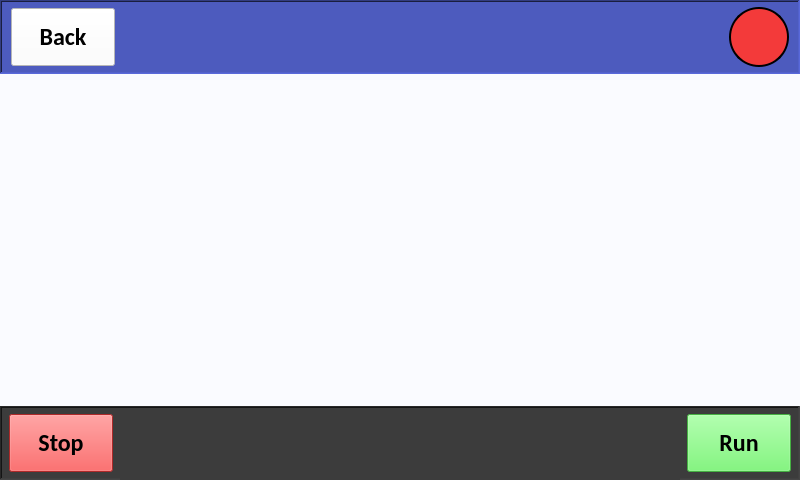
<?xml version="1.0" encoding="UTF-8"?>
<ui version="4.0">
 <class>experiment_run_view</class>
 <widget class="QMainWindow" name="experiment_run_view">
  <property name="geometry">
   <rect>
    <x>0</x>
    <y>0</y>
    <width>800</width>
    <height>480</height>
   </rect>
  </property>
  <property name="minimumSize">
   <size>
    <width>800</width>
    <height>480</height>
   </size>
  </property>
  <property name="maximumSize">
   <size>
    <width>800</width>
    <height>480</height>
   </size>
  </property>
  <property name="windowTitle">
   <string>Plasmetry - Experiment Run View</string>
  </property>
  <widget class="QWidget" name="centralwidget">
   <property name="styleSheet">
    <string notr="true">QWidget {
	background-color: #fafbff;
}

QFrame {
	background-color: transparent;
}</string>
   </property>
   <layout class="QVBoxLayout" name="verticalLayout">
    <property name="spacing">
     <number>0</number>
    </property>
    <property name="leftMargin">
     <number>0</number>
    </property>
    <property name="topMargin">
     <number>0</number>
    </property>
    <property name="rightMargin">
     <number>0</number>
    </property>
    <property name="bottomMargin">
     <number>0</number>
    </property>
    <item>
     <widget class="QFrame" name="header">
      <property name="minimumSize">
       <size>
        <width>800</width>
        <height>74</height>
       </size>
      </property>
      <property name="maximumSize">
       <size>
        <width>800</width>
        <height>74</height>
       </size>
      </property>
      <property name="styleSheet">
       <string notr="true">QFrame {
	background-color: #4d5bbe;
}</string>
      </property>
      <property name="frameShape">
       <enum>QFrame::WinPanel</enum>
      </property>
      <property name="frameShadow">
       <enum>QFrame::Sunken</enum>
      </property>
      <layout class="QHBoxLayout" name="horizontalLayout_8">
       <property name="spacing">
        <number>6</number>
       </property>
       <property name="leftMargin">
        <number>9</number>
       </property>
       <property name="topMargin">
        <number>0</number>
       </property>
       <property name="rightMargin">
        <number>9</number>
       </property>
       <property name="bottomMargin">
        <number>0</number>
       </property>
       <item alignment="Qt::AlignLeft">
        <widget class="QPushButton" name="back_btn">
         <property name="minimumSize">
          <size>
           <width>104</width>
           <height>58</height>
          </size>
         </property>
         <property name="maximumSize">
          <size>
           <width>104</width>
           <height>58</height>
          </size>
         </property>
         <property name="font">
          <font>
           <family>Calibri</family>
           <pointsize>18</pointsize>
           <weight>75</weight>
           <bold>true</bold>
          </font>
         </property>
         <property name="cursor">
          <cursorShape>PointingHandCursor</cursorShape>
         </property>
         <property name="autoFillBackground">
          <bool>false</bool>
         </property>
         <property name="styleSheet">
          <string notr="true">QPushButton {
	background-color: #FFFFFF;
}</string>
         </property>
         <property name="text">
          <string>Back</string>
         </property>
         <property name="iconSize">
          <size>
           <width>16</width>
           <height>16</height>
          </size>
         </property>
        </widget>
       </item>
       <item alignment="Qt::AlignHCenter">
        <widget class="QLabel" name="header_status_label">
         <property name="minimumSize">
          <size>
           <width>500</width>
           <height>0</height>
          </size>
         </property>
         <property name="maximumSize">
          <size>
           <width>1000</width>
           <height>16777215</height>
          </size>
         </property>
         <property name="sizeIncrement">
          <size>
           <width>0</width>
           <height>0</height>
          </size>
         </property>
         <property name="font">
          <font>
           <family>Calibri</family>
           <pointsize>20</pointsize>
           <weight>75</weight>
           <bold>true</bold>
          </font>
         </property>
         <property name="text">
          <string/>
         </property>
         <property name="alignment">
          <set>Qt::AlignCenter</set>
         </property>
        </widget>
       </item>
       <item>
        <widget class="QLabel" name="run_status_label">
         <property name="minimumSize">
          <size>
           <width>60</width>
           <height>60</height>
          </size>
         </property>
         <property name="maximumSize">
          <size>
           <width>60</width>
           <height>60</height>
          </size>
         </property>
         <property name="baseSize">
          <size>
           <width>0</width>
           <height>0</height>
          </size>
         </property>
         <property name="styleSheet">
          <string notr="true">border: 2px solid black;
border-radius: 30px;
background-color: #F33A3A;
</string>
         </property>
         <property name="text">
          <string/>
         </property>
        </widget>
       </item>
      </layout>
     </widget>
    </item>
    <item>
     <widget class="QFrame" name="main_view">
      <property name="styleSheet">
       <string notr="true">QDoubleSpinBox {
	border: 2px solid #4d5bbe;
}</string>
      </property>
      <property name="frameShape">
       <enum>QFrame::StyledPanel</enum>
      </property>
      <property name="frameShadow">
       <enum>QFrame::Raised</enum>
      </property>
      <layout class="QHBoxLayout" name="horizontalLayout_9">
       <property name="spacing">
        <number>0</number>
       </property>
       <property name="leftMargin">
        <number>6</number>
       </property>
       <property name="topMargin">
        <number>0</number>
       </property>
       <property name="rightMargin">
        <number>0</number>
       </property>
       <property name="bottomMargin">
        <number>0</number>
       </property>
       <item>
        <widget class="QFrame" name="frame_left">
         <property name="frameShape">
          <enum>QFrame::StyledPanel</enum>
         </property>
         <property name="frameShadow">
          <enum>QFrame::Raised</enum>
         </property>
         <layout class="QVBoxLayout" name="verticalLayout_13">
          <property name="spacing">
           <number>0</number>
          </property>
          <property name="leftMargin">
           <number>0</number>
          </property>
          <property name="topMargin">
           <number>0</number>
          </property>
          <property name="rightMargin">
           <number>0</number>
          </property>
          <property name="bottomMargin">
           <number>0</number>
          </property>
         </layout>
        </widget>
       </item>
       <item>
        <widget class="QFrame" name="frame_right">
         <property name="frameShape">
          <enum>QFrame::StyledPanel</enum>
         </property>
         <property name="frameShadow">
          <enum>QFrame::Raised</enum>
         </property>
         <layout class="QVBoxLayout" name="verticalLayout_14">
          <property name="spacing">
           <number>0</number>
          </property>
          <property name="leftMargin">
           <number>0</number>
          </property>
          <property name="topMargin">
           <number>0</number>
          </property>
          <property name="rightMargin">
           <number>0</number>
          </property>
          <property name="bottomMargin">
           <number>0</number>
          </property>
         </layout>
        </widget>
       </item>
      </layout>
     </widget>
    </item>
    <item>
     <widget class="QFrame" name="footer">
      <property name="minimumSize">
       <size>
        <width>800</width>
        <height>74</height>
       </size>
      </property>
      <property name="maximumSize">
       <size>
        <width>800</width>
        <height>74</height>
       </size>
      </property>
      <property name="styleSheet">
       <string notr="true">QFrame {
	background-color: #3C3C3C;
}</string>
      </property>
      <property name="frameShape">
       <enum>QFrame::WinPanel</enum>
      </property>
      <property name="frameShadow">
       <enum>QFrame::Sunken</enum>
      </property>
      <layout class="QHBoxLayout" name="horizontalLayout_2">
       <property name="spacing">
        <number>0</number>
       </property>
       <property name="leftMargin">
        <number>0</number>
       </property>
       <property name="topMargin">
        <number>0</number>
       </property>
       <property name="rightMargin">
        <number>0</number>
       </property>
       <property name="bottomMargin">
        <number>0</number>
       </property>
       <item>
        <widget class="QPushButton" name="stop_btn">
         <property name="minimumSize">
          <size>
           <width>104</width>
           <height>58</height>
          </size>
         </property>
         <property name="maximumSize">
          <size>
           <width>104</width>
           <height>58</height>
          </size>
         </property>
         <property name="font">
          <font>
           <family>Calibri</family>
           <pointsize>18</pointsize>
           <weight>75</weight>
           <bold>true</bold>
          </font>
         </property>
         <property name="cursor">
          <cursorShape>PointingHandCursor</cursorShape>
         </property>
         <property name="styleSheet">
          <string notr="true">QPushButton {
	background-color: #F33A3A;
}</string>
         </property>
         <property name="text">
          <string>Stop</string>
         </property>
        </widget>
       </item>
       <item alignment="Qt::AlignVCenter">
        <widget class="QLabel" name="alert_msg_label">
         <property name="minimumSize">
          <size>
           <width>560</width>
           <height>72</height>
          </size>
         </property>
         <property name="maximumSize">
          <size>
           <width>560</width>
           <height>72</height>
          </size>
         </property>
         <property name="font">
          <font>
           <pointsize>18</pointsize>
          </font>
         </property>
         <property name="text">
          <string/>
         </property>
         <property name="alignment">
          <set>Qt::AlignCenter</set>
         </property>
         <property name="wordWrap">
          <bool>false</bool>
         </property>
        </widget>
       </item>
       <item>
        <widget class="QPushButton" name="run_btn">
         <property name="minimumSize">
          <size>
           <width>104</width>
           <height>58</height>
          </size>
         </property>
         <property name="maximumSize">
          <size>
           <width>104</width>
           <height>58</height>
          </size>
         </property>
         <property name="font">
          <font>
           <family>Calibri</family>
           <pointsize>18</pointsize>
           <weight>75</weight>
           <bold>true</bold>
          </font>
         </property>
         <property name="cursor">
          <cursorShape>PointingHandCursor</cursorShape>
         </property>
         <property name="styleSheet">
          <string notr="true">QPushButton {
	background-color: #61F65D;
}</string>
         </property>
         <property name="text">
          <string>Run</string>
         </property>
        </widget>
       </item>
      </layout>
     </widget>
    </item>
   </layout>
  </widget>
 </widget>
 <resources/>
 <connections/>
</ui>
